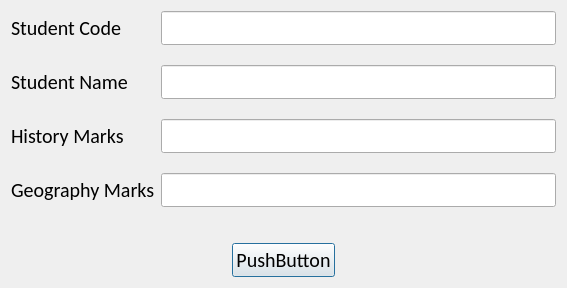
<?xml version="1.0" encoding="UTF-8"?>
<ui version="4.0">
 <class>Dialog</class>
 <widget class="QDialog" name="Dialog">
  <property name="geometry">
   <rect>
    <x>0</x>
    <y>0</y>
    <width>567</width>
    <height>268</height>
   </rect>
  </property>
  <property name="windowTitle">
   <string>Dialog</string>
  </property>
  <layout class="QGridLayout" name="gridLayout_2">
   <item row="0" column="0" colspan="3">
    <layout class="QGridLayout" name="gridLayout">
     <property name="verticalSpacing">
      <number>20</number>
     </property>
     <item row="0" column="0">
      <widget class="QLabel" name="label">
       <property name="font">
        <font>
         <family>Calibri</family>
         <pointsize>15</pointsize>
        </font>
       </property>
       <property name="text">
        <string>Student Code</string>
       </property>
      </widget>
     </item>
     <item row="0" column="1">
      <widget class="QLineEdit" name="lineEditCode">
       <property name="font">
        <font>
         <family>Calibri</family>
         <pointsize>15</pointsize>
        </font>
       </property>
      </widget>
     </item>
     <item row="1" column="0">
      <widget class="QLabel" name="label_2">
       <property name="font">
        <font>
         <family>Calibri</family>
         <pointsize>15</pointsize>
        </font>
       </property>
       <property name="text">
        <string>Student Name</string>
       </property>
      </widget>
     </item>
     <item row="1" column="1">
      <widget class="QLineEdit" name="lineEditName">
       <property name="font">
        <font>
         <family>Calibri</family>
         <pointsize>15</pointsize>
        </font>
       </property>
      </widget>
     </item>
     <item row="2" column="0">
      <widget class="QLabel" name="label_3">
       <property name="font">
        <font>
         <family>Calibri</family>
         <pointsize>15</pointsize>
        </font>
       </property>
       <property name="text">
        <string>History Marks</string>
       </property>
      </widget>
     </item>
     <item row="2" column="1">
      <widget class="QLineEdit" name="lineEditHistoryMarks">
       <property name="font">
        <font>
         <family>Calibri</family>
         <pointsize>15</pointsize>
        </font>
       </property>
      </widget>
     </item>
     <item row="3" column="0">
      <widget class="QLabel" name="label_4">
       <property name="font">
        <font>
         <family>Calibri</family>
         <pointsize>15</pointsize>
        </font>
       </property>
       <property name="text">
        <string>Geography Marks</string>
       </property>
      </widget>
     </item>
     <item row="3" column="1">
      <widget class="QLineEdit" name="lineEditGeographyMarks">
       <property name="font">
        <font>
         <family>Calibri</family>
         <pointsize>15</pointsize>
        </font>
       </property>
      </widget>
     </item>
    </layout>
   </item>
   <item row="1" column="0" colspan="3">
    <widget class="QLabel" name="labelResponse">
     <property name="font">
      <font>
       <family>Calibri</family>
       <pointsize>15</pointsize>
      </font>
     </property>
     <property name="text">
      <string/>
     </property>
    </widget>
   </item>
   <item row="2" column="0">
    <spacer name="horizontalSpacer">
     <property name="orientation">
      <enum>Qt::Horizontal</enum>
     </property>
     <property name="sizeHint" stdset="0">
      <size>
       <width>213</width>
       <height>20</height>
      </size>
     </property>
    </spacer>
   </item>
   <item row="2" column="1">
    <widget class="QPushButton" name="buttonClickMe">
     <property name="font">
      <font>
       <family>Calibri</family>
       <pointsize>15</pointsize>
      </font>
     </property>
     <property name="text">
      <string>PushButton</string>
     </property>
    </widget>
   </item>
   <item row="2" column="2">
    <spacer name="horizontalSpacer_2">
     <property name="orientation">
      <enum>Qt::Horizontal</enum>
     </property>
     <property name="sizeHint" stdset="0">
      <size>
       <width>213</width>
       <height>20</height>
      </size>
     </property>
    </spacer>
   </item>
  </layout>
 </widget>
 <resources/>
 <connections/>
</ui>
